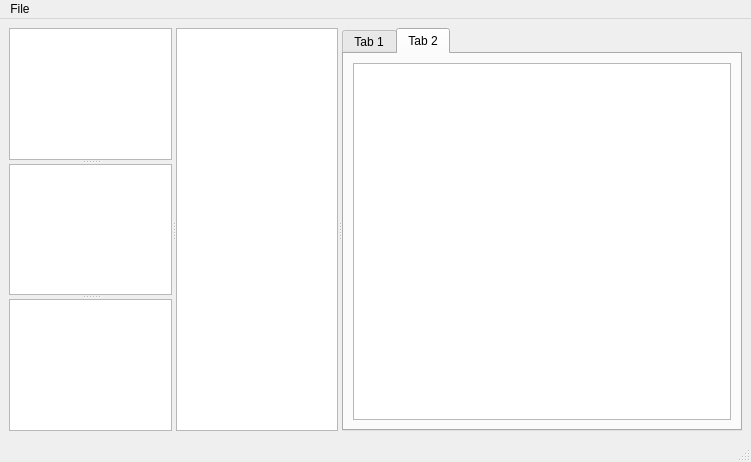
<ui version="4.0" >
 <class>MainWindow</class>
 <widget class="QMainWindow" name="MainWindow" >
  <property name="geometry" >
   <rect>
    <x>0</x>
    <y>0</y>
    <width>751</width>
    <height>462</height>
   </rect>
  </property>
  <property name="windowTitle" >
   <string>SagaEngine asset editor</string>
  </property>
  <widget class="QWidget" name="centralwidget" >
   <layout class="QVBoxLayout" >
    <property name="margin" >
     <number>9</number>
    </property>
    <property name="spacing" >
     <number>6</number>
    </property>
    <item>
     <widget class="QSplitter" name="splitter_2" >
      <property name="orientation" >
       <enum>Qt::Horizontal</enum>
      </property>
      <widget class="QSplitter" name="splitter" >
       <property name="sizePolicy" >
        <sizepolicy>
         <hsizetype>5</hsizetype>
         <vsizetype>5</vsizetype>
         <horstretch>0</horstretch>
         <verstretch>0</verstretch>
        </sizepolicy>
       </property>
       <property name="orientation" >
        <enum>Qt::Vertical</enum>
       </property>
       <widget class="QTreeView" name="files" >
        <property name="toolTip" >
         <string>Files</string>
        </property>
       </widget>
       <widget class="QTreeView" name="levels" >
        <property name="toolTip" >
         <string>Levels</string>
        </property>
       </widget>
       <widget class="QTreeView" name="types" >
        <property name="toolTip" >
         <string>Types</string>
        </property>
       </widget>
      </widget>
      <widget class="QListView" name="entities" >
       <property name="sizePolicy" >
        <sizepolicy>
         <hsizetype>5</hsizetype>
         <vsizetype>5</vsizetype>
         <horstretch>0</horstretch>
         <verstretch>0</verstretch>
        </sizepolicy>
       </property>
      </widget>
      <widget class="QTabWidget" name="tabWidget" >
       <property name="minimumSize" >
        <size>
         <width>400</width>
         <height>0</height>
        </size>
       </property>
       <property name="baseSize" >
        <size>
         <width>0</width>
         <height>0</height>
        </size>
       </property>
       <property name="currentIndex" >
        <number>1</number>
       </property>
       <widget class="QWidget" name="tab_3" >
        <attribute name="title" >
         <string>Tab 1</string>
        </attribute>
        <layout class="QVBoxLayout" >
         <property name="margin" >
          <number>9</number>
         </property>
         <property name="spacing" >
          <number>6</number>
         </property>
        </layout>
       </widget>
       <widget class="QWidget" name="tab_4" >
        <attribute name="title" >
         <string>Tab 2</string>
        </attribute>
        <layout class="QVBoxLayout" >
         <property name="margin" >
          <number>9</number>
         </property>
         <property name="spacing" >
          <number>6</number>
         </property>
         <item>
          <widget class="QTextEdit" name="sourceEditor" />
         </item>
        </layout>
       </widget>
      </widget>
     </widget>
    </item>
   </layout>
  </widget>
  <widget class="QMenuBar" name="menubar" >
   <property name="geometry" >
    <rect>
     <x>0</x>
     <y>0</y>
     <width>751</width>
     <height>25</height>
    </rect>
   </property>
   <widget class="QMenu" name="menuFile" >
    <property name="title" >
     <string>File</string>
    </property>
    <addaction name="actionNew" />
    <addaction name="actionOpen" />
    <addaction name="actionRecent_Forms" />
    <addaction name="separator" />
    <addaction name="actionSave" />
    <addaction name="separator" />
    <addaction name="actionImport" />
   </widget>
   <addaction name="menuFile" />
  </widget>
  <widget class="QStatusBar" name="statusbar" />
  <action name="actionOpen" >
   <property name="text" >
    <string>Open</string>
   </property>
  </action>
  <action name="actionRecent_Forms" >
   <property name="text" >
    <string>Recent</string>
   </property>
  </action>
  <action name="actionNew" >
   <property name="text" >
    <string>New</string>
   </property>
  </action>
  <action name="actionSave" >
   <property name="text" >
    <string>Save</string>
   </property>
  </action>
  <action name="actionImport" >
   <property name="text" >
    <string>Import</string>
   </property>
  </action>
 </widget>
 <resources/>
 <connections>
  <connection>
   <sender>entities</sender>
   <signal>activated(QModelIndex)</signal>
   <receiver>sourceEditor</receiver>
   <slot>setModified()</slot>
   <hints>
    <hint type="sourcelabel" >
     <x>255</x>
     <y>232</y>
    </hint>
    <hint type="destinationlabel" >
     <x>541</x>
     <y>243</y>
    </hint>
   </hints>
  </connection>
 </connections>
</ui>
